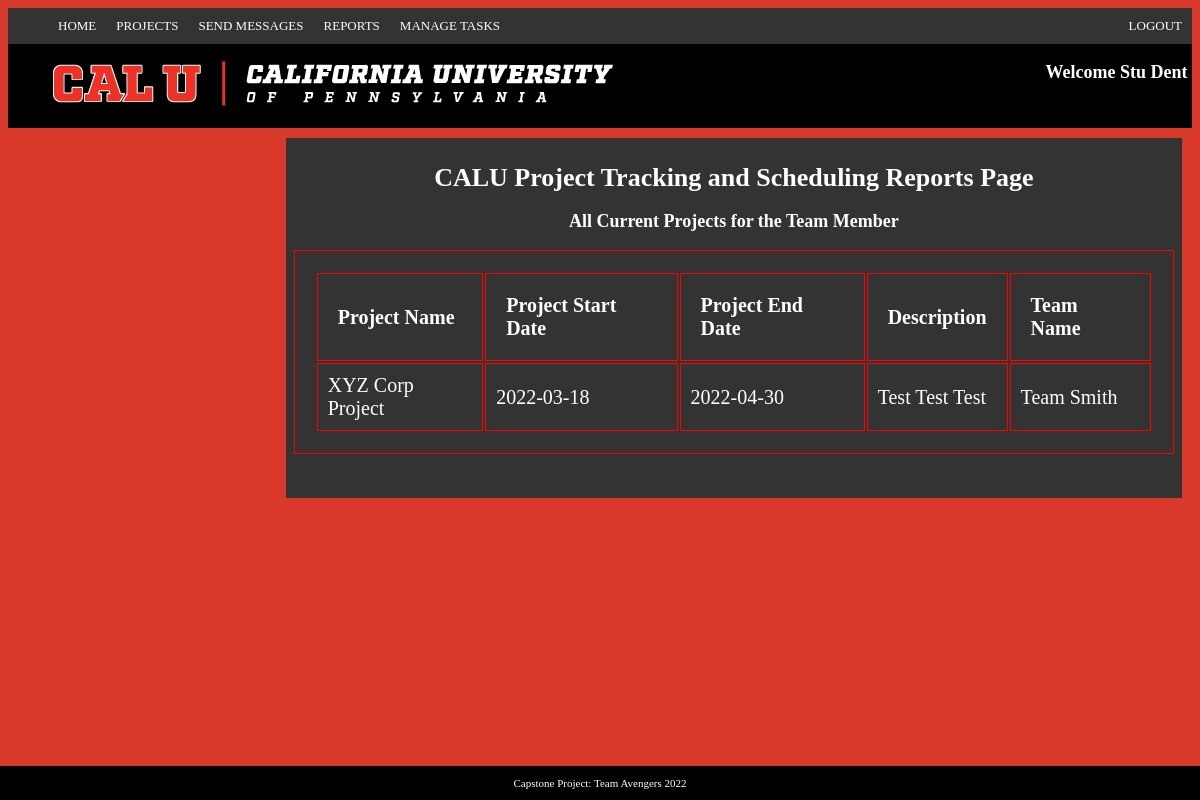
The page /teamLead/team_lead_reports.php (signed in) on the database its author committed.
### tables this page shows
CREATE TABLE team_members (
    mem_id      INT            NOT NULL    AUTO_INCREMENT,
    mem_fname   VARCHAR(60)    NOT NULL,
    mem_lname   VARCHAR(60)    NOT NULL,
    username    VARCHAR(255),
    password    VARCHAR(255),
	reset_pass	VARCHAR(255),
	skills      VARCHAR(255),
    PRIMARY KEY (mem_id),
    UNIQUE INDEX username (username)
);

CREATE TABLE team (
    team_id      INT           NOT NULL AUTO_INCREMENT,
    project_id   INT           NOT NULL,
    team_name    VARCHAR(20)   NOT NULL,
    team_description     VARCHAR(255),
    PRIMARY KEY (team_id),
    FOREIGN KEY (project_id) REFERENCES project (project_id) ON DELETE CASCADE
);

CREATE TABLE project (
    project_id      	   INT           NOT NULL     AUTO_INCREMENT,
    project_name    	   VARCHAR(40)   NOT NULL,
    dir_id          	   INT,
    account_id      	   INT,
    pro_start_date  	   DATE,
    pro_end_date    	   DATE,
    project_description    VARCHAR(255),
	tafp1				   DECIMAL(10,2),	
	code                   DECIMAL(10,2),
	personMonths           DECIMAL(10,2),
	months                 DECIMAL(10,2),
	persons                DECIMAL(10,2),
	personnel_cost  	   DECIMAL(10,2),
	cost_justification    VARCHAR(255),
    PRIMARY KEY (project_id),
    FOREIGN KEY (account_id) REFERENCES accounting (account_id) ON DELETE CASCADE
);

### teamLead/lead/lead_name.php (called while the page is built, shortened)
<?php
$username = $_SESSION['username'];
$query = 'SELECT * FROM team_members
					WHERE username = :username';
$statement = $db->prepare($query);
$statement->bindValue(':username',$username);
$statement->execute();
$variable1 = $statement->fetch();
?>

### teamLead/reports/report_data.php (called while the page is built, shortened)
<?php
	$queryProjects = "SELECT project.project_name, project.pro_start_date, project.pro_end_date,
		project.project_description, team.team_name FROM project
		JOIN team ON project.project_id = team.project_id
		JOIN teams_list ON team.team_id = teams_list.team_id
		WHERE mem_id = :mem_id
		ORDER by project.project_name";
	$stmt = $db->prepare($queryProjects);
	$stmt->bindValue(':mem_id', $_SESSION['leadID']);
	$stmt->execute();
	$projects = $stmt->fetchAll();

### teamLead/team_lead_reports.php (the view, shortened to what this page needs)
<?php
require_once('../inc/db_connect.php');
include('lead/lead_name.php');
include('reports/report_data.php');
include('webpage/header.php');
?>
<main>
	<div class="report">
		<h1>CALU Project Tracking and Scheduling Reports Page</h1>
			<div class="reportForm" id="excel_data">
			<h3>All Current Projects for the Team Member</h3>
			<table id="table_content" align="center">
				<tr>
					<th>Project Name</th>
					<th>Project Start Date</th>
					<th>Project End Date</th>
					<th>Description</th>
					<th>Team Name</th>
				</tr>
				<?php foreach($projects as $project): ?>
				<tr>
					<td><?php echo $project["project_name"]; ?></td>
					<td><?php echo $project["pro_start_date"]; ?></td>
					<td><?php echo $project["pro_end_date"]; ?></td>
					<td><?php echo $project["project_description"]; ?></td>
					<td><?php echo $project["team_name"]; ?></td>
				</tr>
				<?php endforeach; ?>
			</table>
		</div><br><br>
	</div><br><br>
</main>
</body>
<footer><p>Capstone Project: Team Avengers 2022</p></footer>
</html>

### teamLead/webpage/header.php (shortened to what this page needs)
<!DOCTYPE html>
<html lang="en">
<head>
	<link rel="stylesheet" href="webpage/main.css" />
	<link rel="stylesheet" href="https://cdnjs.cloudflare.com/ajax/libs/font-awesome/4.7.0/css/font-awesome.min.css">
</head>
<body>
<header>
	<nav>
		<div class="navbar">
			<ul>
				<li><a href="team_lead_home.php">HOME</a></li>
				<li><a href="#Manage Projects">Projects</a>
				<li><a href="team_lead_messages.php">SEND MESSAGES</a></li>
				<li><a href="team_lead_reports.php">REPORTS</a></li>
				<li><a href="#Manage Tasks">Manage Tasks</a>
			</ul>
		<div class="logout">
			<div class="logout2">
				<ul>
					<li><a href="clear.php">LOGOUT</a></li>
				</ul>
			</div>
		</div>
	</nav>
	<div class="header">
		<div class="header2">
			<img src="caluBanner.jpg" alt="California University of Pennsylvania">
			<div class="greeting">
				<h3><b>Welcome <?php echo $variable1['mem_fname']. " ". $variable1['mem_lname']; ?></b>&nbsp;</h3>
		</div>
		</div>
	</div>
</header>

### teamLead/webpage/main.css (style rules this page uses)
html { background-color: rgb(217, 57, 42); }
body { width: auto; }
a { text-transform: uppercase; font-size: 14px; }
.navbar { background: #333; }
.navbar:after { content: ''; clear: both; display: block; }
.navbar ul { list-style: none; margin: 0; }
.navbar > ul > li { float: left; position: relative; }
.navbar ul li a { text-decoration: none; color: white; padding: 10px 10px; display: block; font-size: 13px; }
.logout { float: right; }
.logout2 a { text-decoration: none; color: white; margin: 0; }
.header { background-color: #919191; max-width: 100%; }
.header2 { background-color: black; height: auto; max-width: 100%; }
.greeting { float: right; width: auto; }
h1 { color: white; font-size: 26px; }
h3 { color: white; font-size: 18px; }
main { padding: 10px; }
footer { position: fixed; left: 0; bottom: 0; width: 100%; background-color: black; color: white; text-align: center; font-size: 11px; }
li { max-width:335px; word-wrap:break-word; text-align:left; }
table, th, td { border: 1px double red; font-size:20px; width:auto; color: white; text-align: left; padding:10px }
table, th, td[class=blackBox] { background: #333; font-size:20px; width:auto; color: white; text-align: left; padding:20px }
.report { padding: 8px; text-align: center; background: #333; width: auto; margin-left: 23%; color: white; }

### rows shown on the page
team_members: mem_fname "Stu", mem_lname "Dent"
team: project.project_name "XYZ Corp Project", project.pro_start_date "2022-03-18", project.pro_end_date "2022-04-30", project.project_description "Test Test Test", team_name "Team Smith"
